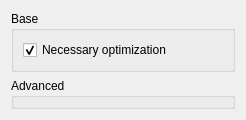
      <widget class="QWidget" name="AnimationsTab">
       <attribute name="title">
        <string>Animations</string>
       </attribute>
       <layout class="QVBoxLayout" name="verticalLayout_5">
        <item>
         <widget class="QGroupBox" name="animationsGroupBox">
          <property name="enabled">
           <bool>true</bool>
          </property>
          <property name="sizePolicy">
           <sizepolicy hsizetype="Expanding" vsizetype="Fixed">
            <horstretch>0</horstretch>
            <verstretch>0</verstretch>
           </sizepolicy>
          </property>
          <property name="title">
           <string>Base</string>
          </property>
          <property name="flat">
           <bool>true</bool>
          </property>
          <property name="checkable">
           <bool>false</bool>
          </property>
          <layout class="QHBoxLayout" name="horizontalLayout_4">
           <item>
            <widget class="QCheckBox" name="animationsNecessaryOptimizationCheckBox">
             <property name="enabled">
              <bool>true</bool>
             </property>
             <property name="sizePolicy">
              <sizepolicy hsizetype="Expanding" vsizetype="Expanding">
               <horstretch>0</horstretch>
               <verstretch>0</verstretch>
              </sizepolicy>
             </property>
             <property name="minimumSize">
              <size>
               <width>200</width>
               <height>0</height>
              </size>
             </property>
             <property name="font">
              <font>
               <weight>50</weight>
               <bold>false</bold>
               <kerning>true</kerning>
              </font>
             </property>
             <property name="cursor">
              <cursorShape>WhatsThisCursor</cursorShape>
             </property>
             <property name="focusPolicy">
              <enum>Qt::NoFocus</enum>
             </property>
             <property name="toolTip">
              <string>&lt;html&gt;&lt;head/&gt;&lt;body&gt;&lt;p&gt;Converts animations to the appropriate format. If an animation is already compatible, no change will be made.&lt;/p&gt;&lt;/body&gt;&lt;/html&gt;</string>
             </property>
             <property name="locale">
              <locale language="English" country="UnitedKingdom"/>
             </property>
             <property name="text">
              <string>Necessary optimization</string>
             </property>
             <property name="checkable">
              <bool>true</bool>
             </property>
             <property name="checked">
              <bool>true</bool>
             </property>
             <property name="autoExclusive">
              <bool>false</bool>
             </property>
            </widget>
           </item>
          </layout>
         </widget>
        </item>
        <item>
         <widget class="QGroupBox" name="animationsAdvancedGroupBox">
          <property name="title">
           <string>Advanced</string>
          </property>
         </widget>
        </item>
       </layout>
      </widget>
